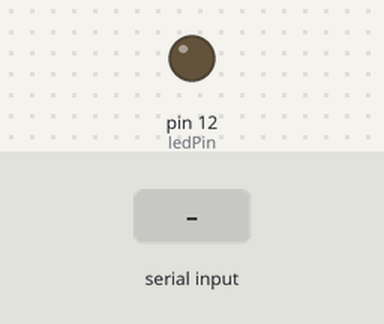
This sketch was run on a simulated Arduino Uno, built with avr-gcc and run on an emulated ATmega328P. Shown: output pins drawn as LEDs (lit = HIGH). The inputs (shaded band) are chosen by the test bench.

Above: at 1.2 s.
1.3 s: "1" received over Serial
At 2.3 s:
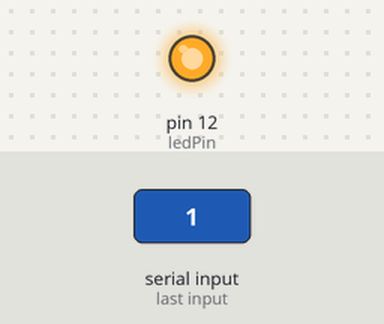
2.8 s: "0" received over Serial
At 3.5 s:
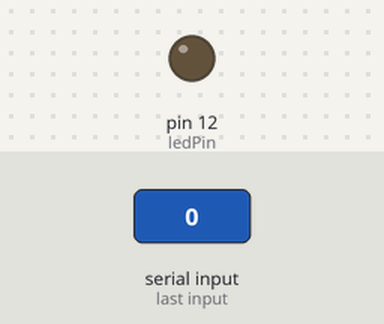
Timing chart, 0 to 5.8 s (numbered marks = the images above; inputs shaded):
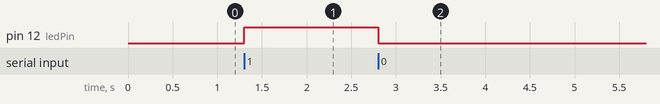

The sketch:

Led.ino
```cpp
int ledPin = 12;

void setup() {
  pinMode(ledPin, OUTPUT);
  Serial.begin(9600); // Must match C# baud rate
}

void loop() {
  if (Serial.available()) {
    char cmd = Serial.read();

    if (cmd == '1') {
      digitalWrite(ledPin, HIGH); // LED ON
    }
    else if (cmd == '0') {
      digitalWrite(ledPin, LOW);  // LED OFF
    }
  }
}
```

Measured:
- after the input at 1.3 s, pin 12 (ledPin): LOW → HIGH at once
- after the input at 2.8 s, pin 12 (ledPin): HIGH → LOW at once
